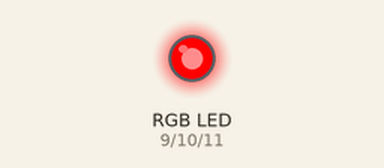
Bench run of a sketch on a simulated Arduino Uno, built with avr-gcc and run on an emulated ATmega328P. Shown: an RGB LED mixed from three pins (HIGH = lit).

Above: at 0.05 s.
At 1.5 s:
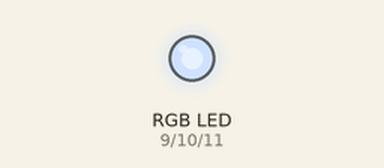
At 3.0 s:
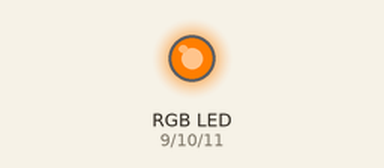
Timing chart, 0 to 6.9 s (numbered marks = the images above):
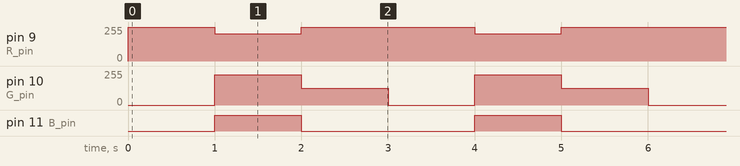

The sketch:

RGB-LED.ino
```cpp
/*
  No libraries needed for this
  I want to create a code for controlling an RGB LED with arduino to make custom color lights. This will help later with RGB LED
  strips and controlling other PWM items.
*/

// initialize pins 9-11 all pwm pins to adust the "frequency"
int R_pin= 9;
int G_pin = 10;
int B_pin = 11;

// the setup function runs once when you press reset or power the board
void setup() {
  // set pins to to output for each of them
  pinMode(R_pin, OUTPUT);
  pinMode(G_pin, OUTPUT);
  pinMode(B_pin, OUTPUT);
}

// the loop function runs over and over again forever
void loop() {
  RGB_color(255, 0, 0); // Red
  delay(1000); // wait for a second before next command
  RGB_color(206, 226, 255); // blue light from space engineers
  delay(1000); // wait for a second before next command
  RGB_color(255, 126, 0); // automotive amber
  delay(1000); // wait for a second before next command
}

void RGB_color(int R_value, int G_value, int B_value)
 {
  analogWrite(R_pin, R_value);
  analogWrite(G_pin, G_value);
  analogWrite(B_pin, B_value);
}
```

Measured:
- by itself, pin 9 (R_pin): repeats every 3.0 s: 206/255 1.0 s, 255/255 2.0 s
- by itself, pin 10 (G_pin): repeats every 3.0 s: 126/255 1.0 s, 0/255 1.0 s, 226/255 1.0 s
- by itself, pin 11 (B_pin): alternates HIGH for 1.0 s and LOW for 2.0 s
